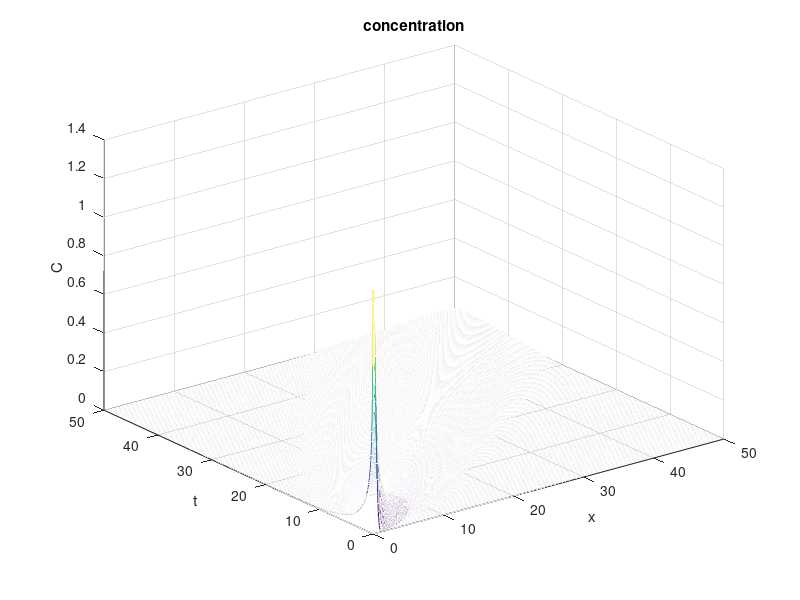

This figure's MATLAB source:
xa=0:0.05:50;
%t0=5;
ta=0:0.05:50;
[x,t] = meshgrid(xa,ta);
u=0.8;
D=0.123;
M=50;
%if t>t0
%C = (M./(2*sqrt((D*pi).*(t-t0)))).*exp(-(x-u*(t-t0)).^2./((D*4).*(t-t0)));
%else
    %C=0;
%end
%
%C = (M./(2*sqrt((D*pi).*(t-t0)))).*exp(-(x-u*(t-t0)).^2./((D*4).*(t-t0)));
C = 1./(2.*sqrt(pi.*t)).*exp(-(x-t).^2./(4.*t));
%C= exp(-x.^2-t.^2);
subplot(1,1,1); mesh(x,t,C);title('concentration');
xlabel('x');
ylabel('t');
zlabel('C');
%subplot(2,1,2); contour3(C);title('concentration');